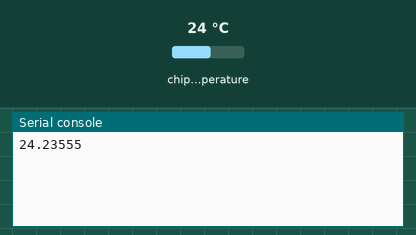
Bench run of a program on a simulated Raspberry Pi Pico running MicroPython. On the bench: the last lines printed to the serial console. The inputs (shaded band) are chosen by the test bench; at power-on: chip temperature 24 °C.

Above: at 1.2 s.
1.3 s: chip temperature set to 1 °C
At 2.7 s:
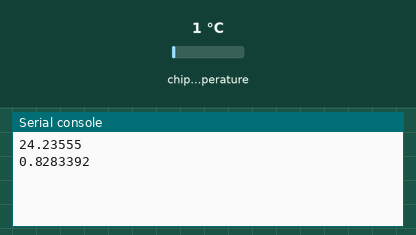
4.0 s: chip temperature set to 11 °C
At 5.4 s:
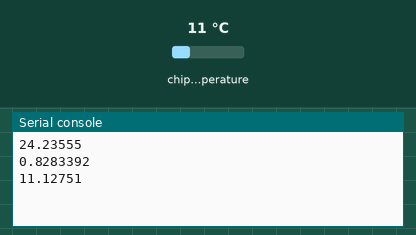
Timing chart, 0 to 7.0 s (numbered marks = the images above; inputs shaded):
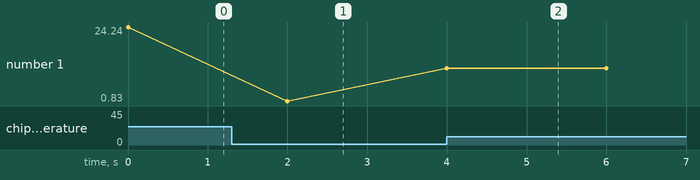

The program:

get_temperature.py
```python
import machine
import utime
sensorTemp = machine.ADC(4)
offset = 3.3/65535


while True:
    read = sensorTemp.read_u16()*offset
    temp = 27 - (read - 0.706)/0.001721

    print(temp)
    utime.sleep(2)
```

Measured:
- after the input at 1.3 s, the serial console: prints a new line after 0.70 s (image 1)
- after the input at 4.0 s, the serial console: prints a new line at once (image 2)
- plotted number 1: 24.24 → 0.83 after the input at 1.3 s, 0.83 → 11.13 after the input at 4.0 s
